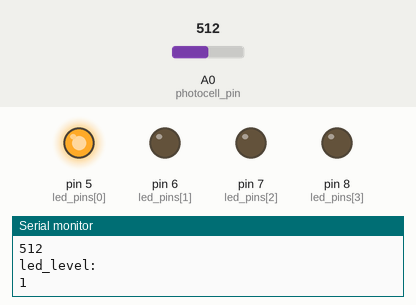
The sketch below on a simulated Arduino Uno, built with avr-gcc and run on an emulated ATmega328P. On the bench: output pins drawn as LEDs (lit = HIGH), the last lines printed to the serial monitor. Inputs (shaded band) come from the test bench; at power-on: A0 (photocell_pin) = 512.

Above: at 1.2 s.
1.3 s: A0 (photocell_pin) set to 465
At 2.3 s:
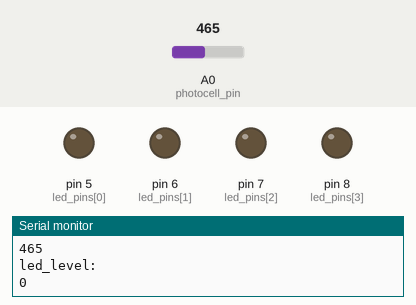
2.8 s: A0 (photocell_pin) set to 716
At 4.0 s:
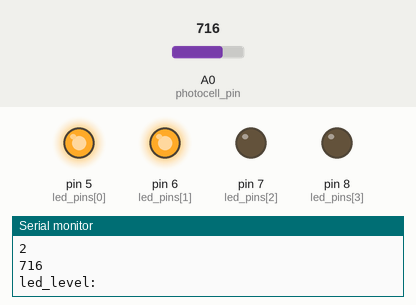
4.3 s: A0 (photocell_pin) set to 825
5.8 s: A0 (photocell_pin) set to 860
At 6.9 s:
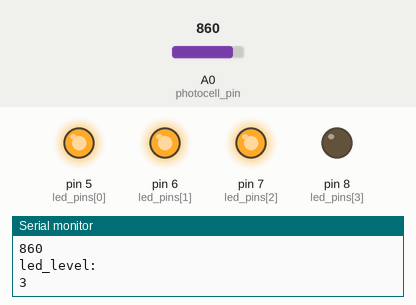
7.3 s: A0 (photocell_pin) set to 1015
8.8 s: A0 (photocell_pin) set to 1023
At 9.3 s:
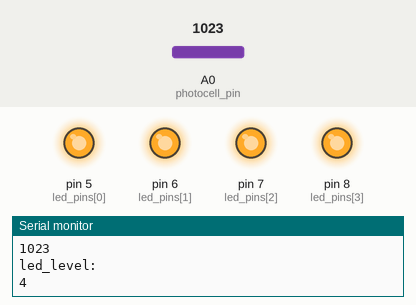
Timing chart, 0 to 11.3 s (numbered marks = the images above; inputs shaded):
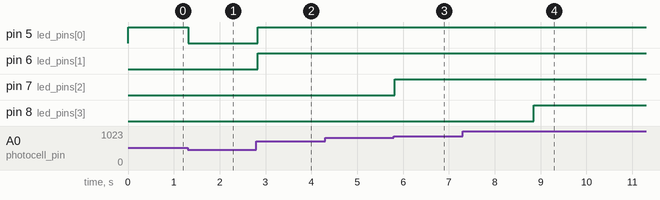

Measured:
- the behaviour switches between 481 and 480 on A0 (photocell_pin) (found by bisection; images 0 and 1)
- the behaviour switches between 842 and 843 on A0 (photocell_pin) (found by bisection; images 2 and 3)
- the behaviour switches between 1022 and 1023 on A0 (photocell_pin) (found by bisection; images 3 and 4)
- after the input at 1.3 s, pin 5 (led_pins[0]): HIGH → LOW at once
- after the input at 2.8 s, pin 5 (led_pins[0]), pin 6 (led_pins[1]): LOW → HIGH at once
- after the input at 5.8 s, pin 7 (led_pins[2]): LOW → HIGH at once
- after the input at 8.8 s, pin 8 (led_pins[3]): LOW → HIGH after 0.05 s

The sketch:

sketch_sep27a.ino
```cpp
const int num_led = 4;
const int led_pins[] = {5, 6, 7, 8};

const int led_pin_1 = 5;

const int photocell_pin = A0;
int sensor_val = 0;
int led_level = 0;

void setup() {
  for (int i = 0; i < num_led; i++) {
    pinMode(led_pins[i], OUTPUT);
  }

  Serial.begin(9600);

}

void loop() {
  sensor_val = analogRead(photocell_pin);

  Serial.println(sensor_val);

  led_level = map(sensor_val, 300, 1023, 0, num_led);
  led_level = constrain(led_level, 0, num_led);

  Serial.println("led_level: ");
  Serial.println(led_level);

  for (int i = 0; i < num_led; i++)
  {
    digitalWrite(led_pins[i], (i < led_level) ? HIGH : LOW);
  }

  delay(50);
}
```
